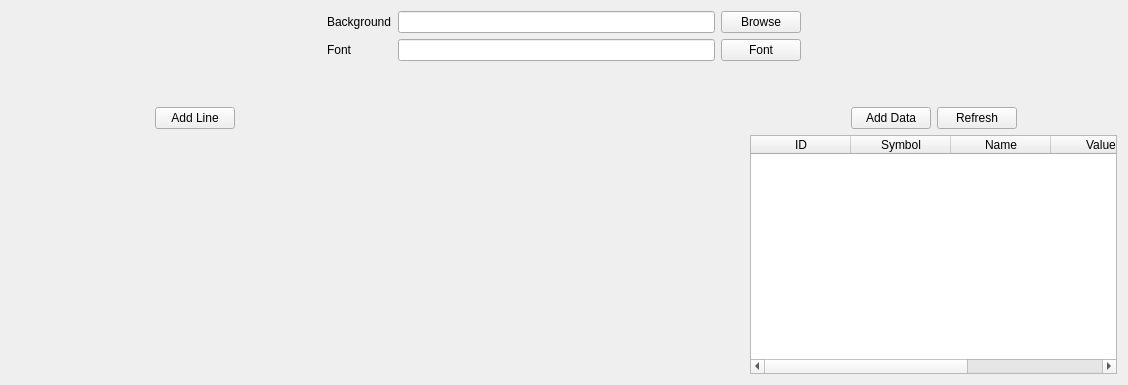
<?xml version="1.0" encoding="UTF-8"?>
<ui version="4.0">
 <class>NormscreenWidget</class>
 <widget class="QWidget" name="NormscreenWidget">
  <property name="geometry">
   <rect>
    <x>0</x>
    <y>0</y>
    <width>1128</width>
    <height>385</height>
   </rect>
  </property>
  <property name="windowTitle">
   <string>Form</string>
  </property>
  <layout class="QVBoxLayout" name="verticalLayout_6">
   <item>
    <layout class="QHBoxLayout" name="horizontalLayout_3">
     <item>
      <spacer name="horizontalSpacer_6">
       <property name="orientation">
        <enum>Qt::Horizontal</enum>
       </property>
       <property name="sizeHint" stdset="0">
        <size>
         <width>40</width>
         <height>20</height>
        </size>
       </property>
      </spacer>
     </item>
     <item>
      <layout class="QVBoxLayout" name="verticalLayout_3">
       <item>
        <widget class="QLabel" name="backgroundLabel">
         <property name="text">
          <string>Background</string>
         </property>
        </widget>
       </item>
       <item>
        <widget class="QLabel" name="fontLabel">
         <property name="text">
          <string>Font</string>
         </property>
        </widget>
       </item>
      </layout>
     </item>
     <item>
      <layout class="QVBoxLayout" name="verticalLayout_4">
       <item>
        <widget class="QLineEdit" name="backgroundLine">
         <property name="minimumSize">
          <size>
           <width>200</width>
           <height>0</height>
          </size>
         </property>
         <property name="readOnly">
          <bool>true</bool>
         </property>
        </widget>
       </item>
       <item>
        <widget class="QLineEdit" name="fontLine">
         <property name="readOnly">
          <bool>true</bool>
         </property>
        </widget>
       </item>
      </layout>
     </item>
     <item>
      <layout class="QVBoxLayout" name="verticalLayout_5">
       <item>
        <widget class="QPushButton" name="backgroundBrowseButton">
         <property name="text">
          <string>Browse</string>
         </property>
        </widget>
       </item>
       <item>
        <widget class="QPushButton" name="fontButton">
         <property name="text">
          <string>Font</string>
         </property>
        </widget>
       </item>
      </layout>
     </item>
     <item>
      <spacer name="horizontalSpacer_7">
       <property name="orientation">
        <enum>Qt::Horizontal</enum>
       </property>
       <property name="sizeHint" stdset="0">
        <size>
         <width>40</width>
         <height>20</height>
        </size>
       </property>
      </spacer>
     </item>
    </layout>
   </item>
   <item>
    <spacer name="verticalSpacer">
     <property name="orientation">
      <enum>Qt::Vertical</enum>
     </property>
     <property name="sizeType">
      <enum>QSizePolicy::Fixed</enum>
     </property>
     <property name="sizeHint" stdset="0">
      <size>
       <width>50</width>
       <height>40</height>
      </size>
     </property>
    </spacer>
   </item>
   <item>
    <layout class="QHBoxLayout" name="horizontalLayout_4">
     <item>
      <layout class="QVBoxLayout" name="verticalLayout">
       <item>
        <layout class="QHBoxLayout" name="horizontalLayout">
         <item>
          <spacer name="horizontalSpacer_2">
           <property name="orientation">
            <enum>Qt::Horizontal</enum>
           </property>
           <property name="sizeHint" stdset="0">
            <size>
             <width>40</width>
             <height>20</height>
            </size>
           </property>
          </spacer>
         </item>
         <item>
          <widget class="QPushButton" name="addLineButton">
           <property name="text">
            <string>Add Line</string>
           </property>
          </widget>
         </item>
         <item>
          <spacer name="horizontalSpacer_3">
           <property name="orientation">
            <enum>Qt::Horizontal</enum>
           </property>
           <property name="sizeHint" stdset="0">
            <size>
             <width>40</width>
             <height>20</height>
            </size>
           </property>
          </spacer>
         </item>
        </layout>
       </item>
       <item>
        <layout class="QVBoxLayout" name="linesLayout"/>
       </item>
       <item>
        <spacer name="verticalSpacer_2">
         <property name="orientation">
          <enum>Qt::Vertical</enum>
         </property>
         <property name="sizeHint" stdset="0">
          <size>
           <width>20</width>
           <height>40</height>
          </size>
         </property>
        </spacer>
       </item>
      </layout>
     </item>
     <item>
      <spacer name="horizontalSpacer">
       <property name="orientation">
        <enum>Qt::Horizontal</enum>
       </property>
       <property name="sizeHint" stdset="0">
        <size>
         <width>281</width>
         <height>20</height>
        </size>
       </property>
      </spacer>
     </item>
     <item>
      <layout class="QVBoxLayout" name="verticalLayout_2">
       <item>
        <layout class="QHBoxLayout" name="horizontalLayout_2">
         <item>
          <spacer name="horizontalSpacer_4">
           <property name="orientation">
            <enum>Qt::Horizontal</enum>
           </property>
           <property name="sizeHint" stdset="0">
            <size>
             <width>40</width>
             <height>20</height>
            </size>
           </property>
          </spacer>
         </item>
         <item>
          <widget class="QPushButton" name="addDataButton">
           <property name="text">
            <string>Add Data</string>
           </property>
          </widget>
         </item>
         <item>
          <widget class="QPushButton" name="refreshDataButton">
           <property name="text">
            <string>Refresh</string>
           </property>
          </widget>
         </item>
         <item>
          <spacer name="horizontalSpacer_5">
           <property name="orientation">
            <enum>Qt::Horizontal</enum>
           </property>
           <property name="sizeHint" stdset="0">
            <size>
             <width>40</width>
             <height>20</height>
            </size>
           </property>
          </spacer>
         </item>
        </layout>
       </item>
       <item>
        <widget class="QTableWidget" name="dataTableWidget">
         <column>
          <property name="text">
           <string>ID</string>
          </property>
         </column>
         <column>
          <property name="text">
           <string>Symbol</string>
          </property>
         </column>
         <column>
          <property name="text">
           <string>Name</string>
          </property>
         </column>
         <column>
          <property name="text">
           <string>Value</string>
          </property>
         </column>
         <column>
          <property name="text">
           <string>System</string>
          </property>
         </column>
        </widget>
       </item>
      </layout>
     </item>
    </layout>
   </item>
  </layout>
 </widget>
 <resources/>
 <connections/>
</ui>
